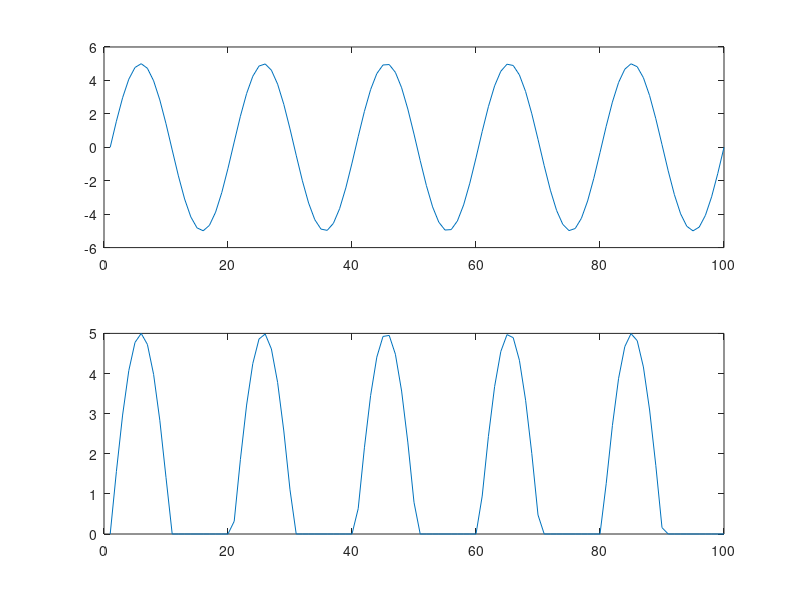

The MATLAB script that drew this image:
clear all; clc; clf;
l=linspace(0,10,100);
vin=input('Enter amplitude VIN:');
signal=vin*sin(2*pi*50*l); %sin(wt)
%plot input signal
subplot(211);
title('Input signal');
plot(signal);
%For half wave rectifier through R load
for t=1:100
    if sin(2*pi*50*l(t))<=0
        signal(t)=0;
    else
        signal(t)=vin*sin(2*pi*50*l(t));
    end
end
%plot R load signal
subplot(212);
title('R load Output');
plot(signal);
%Calculations for half wave rectifier for R Load
vin_rms=vin/sqrt(2);
vo_rms_th=vin/2;
vo_rms_obs=input('Enter the rms observed voltage:');
err_rms=vo_rms_obs/vo_rms_th;
vo_mean_th=vin/pi;
vo_mean_obs=input('Enter the mean observed voltage:');
err_mean=vo_mean_obs/vo_mean_th;
disp('Calculations:');
disp('Vin:')
display(vin);
disp('vin rms:')
display(vin_rms);
disp('vo rms (theoretical):')
display(vo_rms_th);
disp('vo rms (observed):')
display(vo_rms_obs);
disp('Error (rms):')
display(err_rms);
disp('vo mean (theoretical)')
display(vo_mean_th);
disp('vo mean (Observed)')
display(vo_mean_obs);
disp('Error Mean:')
display(err_mean);
